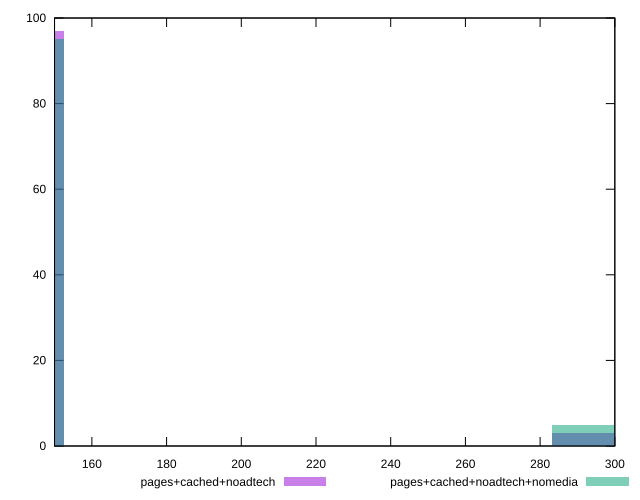

The script that saved this image:
reset

$pagesCachedNoadtech <<EOF
130.7606382938814 97
305.1081560190566 3
EOF

$pagesCachedNoadtechNomedia <<EOF
130.7606382938814 95
305.1081560190566 5
EOF

set key outside below
set boxwidth 43.5868794312938
set xrange [150:300]
set yrange [0:100]
set trange [0:100]
set style fill transparent solid 0.5 noborder
set terminal svg size 640, 500 enhanced background rgb 'white'
set output "report_00021_2021-02-20T09:16:39.615Z/unused-css-rules/comparison/histogram/2_vs_3.svg"

plot $pagesCachedNoadtech title "pages+cached+noadtech" with boxes, \
     $pagesCachedNoadtechNomedia title "pages+cached+noadtech+nomedia" with boxes

reset
